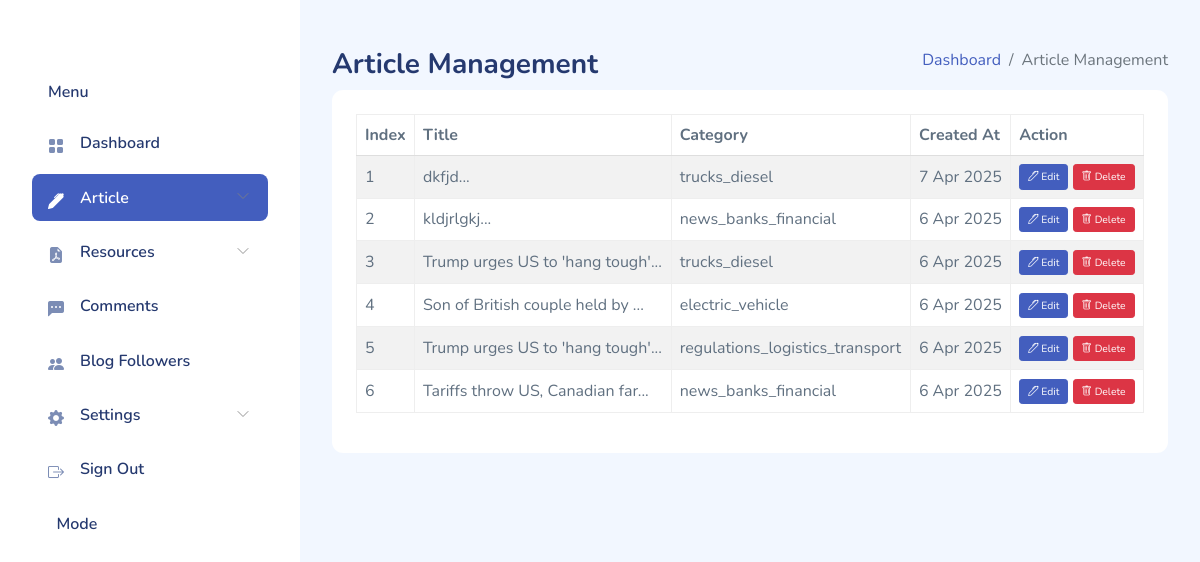
/article-management/ (signed in), run on an earlier commit of the app's database.
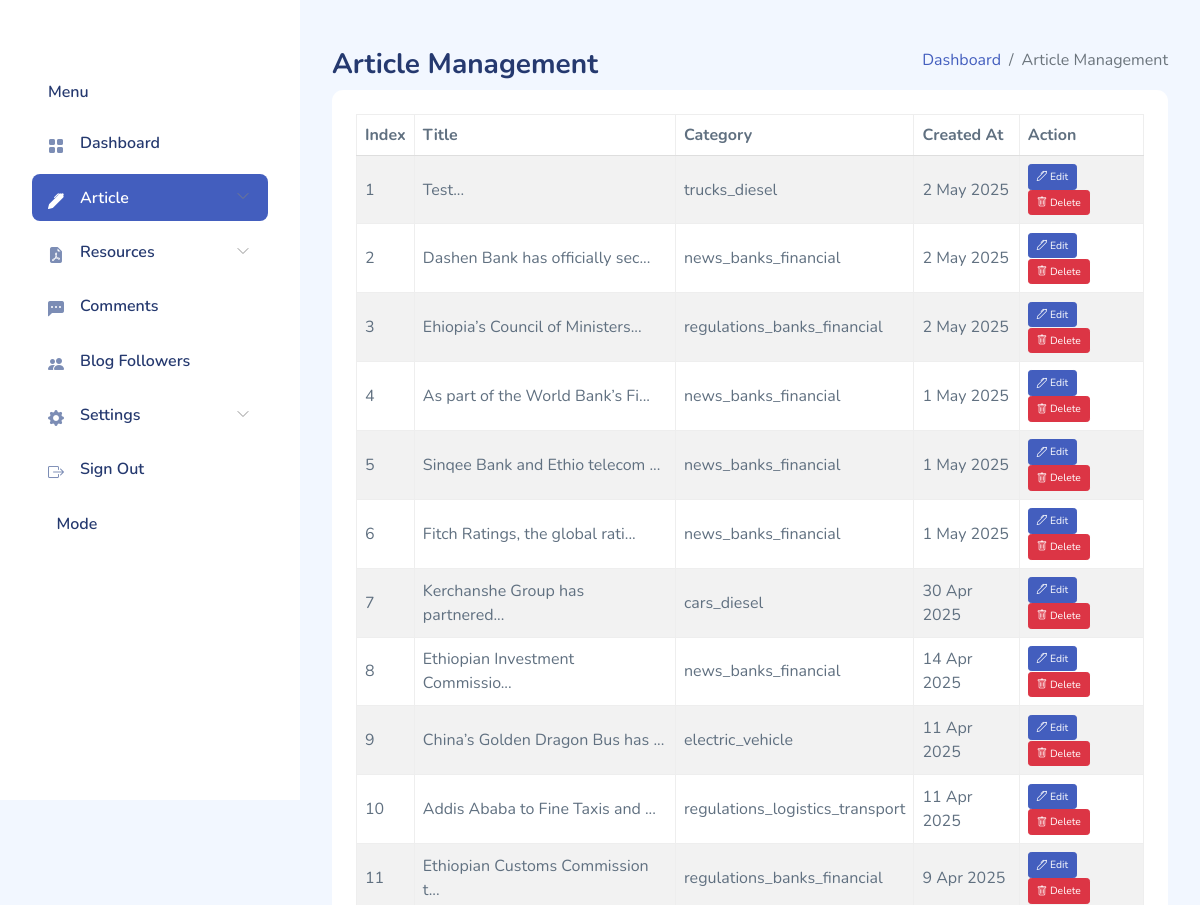
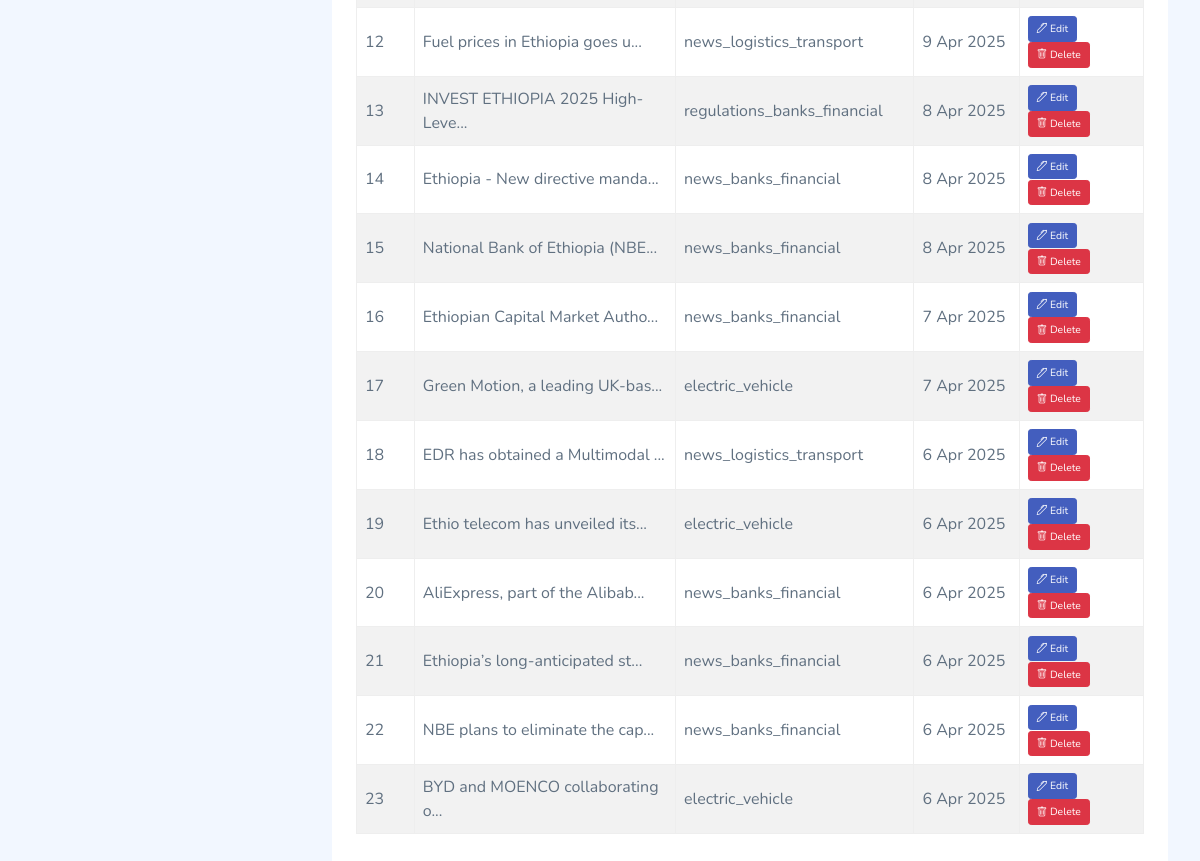
And on a later commit of the database (2 pictures, top to bottom).
### admin_app/models.py (models this page shows, shortened)
class Article(models.Model):
    title = models.CharField(max_length=200)
    slug = models.SlugField(unique=True, blank=True)
    content = models.TextField()
    thumbnail = models.ImageField(upload_to=thumbnail_upload_to)
    news_type = models.CharField(
        max_length=50,
        choices=NEWS_TYPE_CHOICES,
        verbose_name="Article Category"
    )
    created_at = models.DateTimeField(default=timezone.now)
    updated_at = models.DateTimeField(auto_now=True)
    full_content_url = models.URLField(blank=True, null=True, help_text="URL to the full content")
    class Meta:
        ordering = ['-created_at']

### admin_app/views.py (the view)
# urls.py: path("article-management/", ArticleManagement.as_view(), name="article-management-view"),
class ArticleManagement(AuthRequiredMixin, UnapprovedCommentCountMixin, TemplateView):
    template_name = "admin_templates/article-management.html"
    def get_context_data(self, *args, **kwargs):
        context = super().get_context_data(*args, **kwargs)
        articles = Article.objects.only('id', 'title', 'thumbnail', 'created_at', 'updated_at').all()
        context['articles'] = articles
        return context

### admin_app/mixins.py (called while the page is built)
    def get_context_data(self, **kwargs):
        context = super().get_context_data(**kwargs)
        context['unapproved_comment_count'] = Comment.objects.filter(approved=False).count()
        return context

### admin_app/views.py (called while the page is built)
    def dispatch(self, request, *args, **kwargs):
        if not request.user.is_authenticated:
            return redirect(self.login_url)
        return super().dispatch(request, *args, **kwargs)

### templates/admin_templates/article-management.html (shortened to what this page needs)
{% extends 'admin_templates/base.html' %}
{% block 'main-page-content' %}
<div class="page-heading">
    <div class="page-title">
        <div class="row">
            <div class="col-12 col-md-6 order-md-1 order-last">
                <h3>Article Management</h3>
            </div>
            <div class="col-12 col-md-6 order-md-2 order-first">
                <nav aria-label="breadcrumb" class="breadcrumb-header float-start float-lg-end">
                    <ol class="breadcrumb">
                        <li class="breadcrumb-item">
                            <a href="{% url 'admin-index-view' %}" hx-get="{% url 'admin-index-view' %}"
                                hx-target="#main-content" hx-swap="innerHTML" hx-push-url="true">Dashboard</a>
                        </li>
                        <li class="breadcrumb-item active" aria-current="page">Article Management</li>
                    </ol>
                </nav>
            </div>
        </div>
    </div>
    <section class="section">
        <div class="card">
            <div class="card-body">
                <div class="row">
                    <div class="col-md-12">
                        <table id="articleDataTable" class="table nowrap table-striped table-bordered dt-responsive"
                            style="width:100%">
                            <thead>
                                <tr>
                                    <th>Index</th>
                                    <th>Title</th>
                                    <th>Category</th>
                                    <th>Created At</th>
                                    <th>Action</th>
                                </tr>
                            </thead>
                            <tbody>
                                {% for article in articles %}
                                <tr data-slug="{{ article.slug }}">
                                    <td>{{ forloop.counter }}</td>
                                    <td>{{ article.title|slice:30 }}...</td>
                                    <td>{{ article.news_type }}</td>
                                    <td>{{ article.created_at|date:"j M Y" }}</td>
                                    <td>
                                        <a href="{% url 'update-article-view' article.slug %}"
                                            class="btn btn-primary btn-sm"><i class="bi bi-pen"></i> Edit</a>
                                            <a href="#" class="btn btn-danger btn-sm delete-btn"
                                                data-slug="{{ article.slug }}">
                                                <i class="bi bi-trash"></i> Delete
                                            </a>
                                    </td>
                                </tr>
                                {% endfor %}
                            </tbody>
                        </table>
                    </div>
                </div>
            </div>
        </div>
    </section>
</div>
{% endblock %}

What changed in the data, as far as the page shows it:
removed Article: title "dkfjd", news_type "trucks_diesel", created_at "7 Apr 2025"
removed Article: title "kldjrlgkj", news_type "news_banks_financial", created_at "6 Apr 2025"
removed Article: title "Trump urges US to 'hang tough'", news_type "trucks_diesel", created_at "6 Apr 2025"
removed Article: title "Son of British couple held by", news_type "electric_vehicle", created_at "6 Apr 2025"
removed Article: title "Trump urges US to 'hang tough'", news_type "regulations_logistics_transport", created_at "6 Apr 2025"
removed Article: title "Tariffs throw US, Canadian far", news_type "news_banks_financial", created_at "6 Apr 2025"
added Article: title "Test", news_type "trucks_diesel", created_at "2 May 2025"
added Article: title "Dashen Bank has officially sec", news_type "news_banks_financial", created_at "2 May 2025"
added Article: title "Ehiopia’s Council of Ministers", news_type "regulations_banks_financial", created_at "2 May 2025"
added Article: title "As part of the World Bank’s Fi", news_type "news_banks_financial", created_at "1 May 2025"
added Article: title "Sinqee Bank and Ethio telecom", news_type "news_banks_financial", created_at "1 May 2025"
added Article: title "Fitch Ratings, the global rati", news_type "news_banks_financial", created_at "1 May 2025"
added Article: title "Kerchanshe Group has partnered", news_type "cars_diesel", created_at "30 Apr 2025"
added Article: title "Ethiopian Investment Commissio", news_type "news_banks_financial", created_at "14 Apr 2025"
added Article: title "China’s Golden Dragon Bus has", news_type "electric_vehicle", created_at "11 Apr 2025"
added Article: title "Addis Ababa to Fine Taxis and", news_type "regulations_logistics_transport", created_at "11 Apr 2025"
added Article: title "Ethiopian Customs Commission t", news_type "regulations_banks_financial", created_at "9 Apr 2025"
added Article: title "Fuel prices in Ethiopia goes u", news_type "news_logistics_transport", created_at "9 Apr 2025"
added Article: title "INVEST ETHIOPIA 2025 High-Leve", news_type "regulations_banks_financial", created_at "8 Apr 2025"
added Article: title "Ethiopia - New directive manda", news_type "news_banks_financial", created_at "8 Apr 2025"
added Article: title "National Bank of Ethiopia (NBE", news_type "news_banks_financial", created_at "8 Apr 2025"
added Article: title "Ethiopian Capital Market Autho", news_type "news_banks_financial", created_at "7 Apr 2025"
added Article: title "Green Motion, a leading UK-bas", news_type "electric_vehicle", created_at "7 Apr 2025"
added Article: title "EDR has obtained a Multimodal", news_type "news_logistics_transport", created_at "6 Apr 2025"
added Article: title "Ethio telecom has unveiled its", news_type "electric_vehicle", created_at "6 Apr 2025"
added Article: title "AliExpress, part of the Alibab", news_type "news_banks_financial", created_at "6 Apr 2025"
added Article: title "Ethiopia’s long-anticipated st", news_type "news_banks_financial", created_at "6 Apr 2025"
added Article: title "NBE plans to eliminate the cap", news_type "news_banks_financial", created_at "6 Apr 2025"
added Article: title "BYD and MOENCO collaborating o", news_type "electric_vehicle", created_at "6 Apr 2025"
